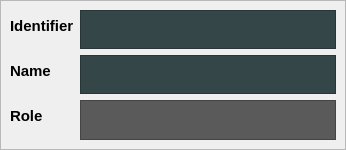
                          <widget class="QWidget" name="tab_7">
                           <attribute name="title">
                            <string>Region Creator</string>
                           </attribute>
                           <layout class="QVBoxLayout" name="verticalLayout_15">
                            <property name="spacing">
                             <number>0</number>
                            </property>
                            <property name="leftMargin">
                             <number>0</number>
                            </property>
                            <property name="topMargin">
                             <number>0</number>
                            </property>
                            <property name="rightMargin">
                             <number>0</number>
                            </property>
                            <property name="bottomMargin">
                             <number>0</number>
                            </property>
                            <item>
                             <widget class="QFrame" name="frame_9">
                              <property name="maximumSize">
                               <size>
                                <width>16777215</width>
                                <height>150</height>
                               </size>
                              </property>
                              <property name="frameShape">
                               <enum>QFrame::StyledPanel</enum>
                              </property>
                              <property name="frameShadow">
                               <enum>QFrame::Raised</enum>
                              </property>
                              <layout class="QFormLayout" name="formLayout_7">
                               <item row="0" column="0">
                                <widget class="QLabel" name="label_11">
                                 <property name="font">
                                  <font>
                                   <pointsize>11</pointsize>
                                   <weight>75</weight>
                                   <bold>true</bold>
                                  </font>
                                 </property>
                                 <property name="text">
                                  <string>Identifier</string>
                                 </property>
                                </widget>
                               </item>
                               <item row="0" column="1">
                                <widget class="QPlainTextEdit" name="contr_creator_ident">
                                 <property name="sizePolicy">
                                  <sizepolicy hsizetype="Preferred" vsizetype="Preferred">
                                   <horstretch>0</horstretch>
                                   <verstretch>0</verstretch>
                                  </sizepolicy>
                                 </property>
                                 <property name="font">
                                  <font>
                                   <pointsize>10</pointsize>
                                  </font>
                                 </property>
                                 <property name="styleSheet">
                                  <string notr="true">background-color: rgb(52, 70, 72);</string>
                                 </property>
                                 <property name="verticalScrollBarPolicy">
                                  <enum>Qt::ScrollBarAlwaysOff</enum>
                                 </property>
                                </widget>
                               </item>
                               <item row="1" column="0">
                                <widget class="QLabel" name="label_10">
                                 <property name="font">
                                  <font>
                                   <pointsize>11</pointsize>
                                   <weight>75</weight>
                                   <bold>true</bold>
                                  </font>
                                 </property>
                                 <property name="text">
                                  <string>Name</string>
                                 </property>
                                </widget>
                               </item>
                               <item row="1" column="1">
                                <widget class="QPlainTextEdit" name="contr_creator_name">
                                 <property name="font">
                                  <font>
                                   <pointsize>10</pointsize>
                                  </font>
                                 </property>
                                 <property name="styleSheet">
                                  <string notr="true">background-color: rgb(52, 70, 72);</string>
                                 </property>
                                 <property name="verticalScrollBarPolicy">
                                  <enum>Qt::ScrollBarAlwaysOff</enum>
                                 </property>
                                </widget>
                               </item>
                               <item row="2" column="0">
                                <widget class="QLabel" name="label_12">
                                 <property name="font">
                                  <font>
                                   <pointsize>11</pointsize>
                                   <weight>75</weight>
                                   <bold>true</bold>
                                  </font>
                                 </property>
                                 <property name="text">
                                  <string>Role</string>
                                 </property>
                                </widget>
                               </item>
                               <item row="2" column="1">
                                <widget class="QPlainTextEdit" name="contr_creator_role">
                                 <property name="font">
                                  <font>
                                   <pointsize>10</pointsize>
                                  </font>
                                 </property>
                                 <property name="styleSheet">
                                  <string notr="true">background-color: rgb(90, 90, 90);</string>
                                 </property>
                                 <property name="verticalScrollBarPolicy">
                                  <enum>Qt::ScrollBarAlwaysOff</enum>
                                 </property>
                                 <property name="readOnly">
                                  <bool>true</bool>
                                 </property>
                                </widget>
                               </item>
                              </layout>
                             </widget>
                            </item>
                           </layout>
                          </widget>
